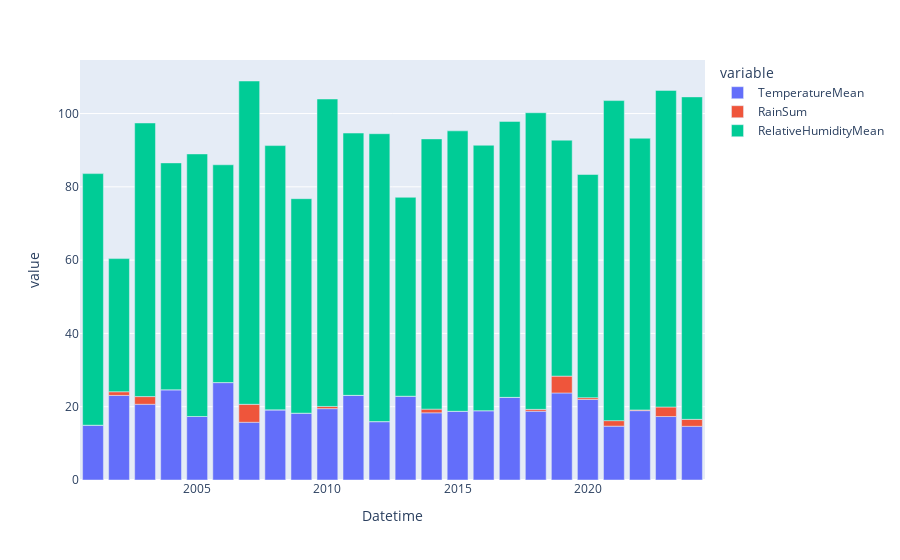

Here is the notebook cell this chart was saved with:
### Code cell
def barChart(dataset,variable,startDate,endDate,period):


    dataset["Datetime"] = pd.to_datetime(dataset["Datetime"])
    daterange = pd.date_range(startDate, endDate, freq=period)

    filtered_dataset = dataset[dataset["Datetime"].isin(daterange)]

    fig = px.bar(filtered_dataset, y=variable,x = "Datetime")
    fig.show()

startDate = pd.Timestamp("2000-01-01", tz='UTC')
endDate = pd.Timestamp("2024-07-31", tz='UTC')
variable = ["TemperatureMean","RainSum","RelativeHumidityMean"]
period = "Y"
print(barChart(dataset,variable,startDate,endDate,period))

### Figure 1 — Plotly figure (JSON) as saved in the notebook; plotly's stock layout.template omitted (floating-point values rounded to 4 significant figures)
{"data": [{"alignmentgroup": "True", "hovertemplate": "variable=TemperatureMean<br>Datetime=%{x}<br>value=%{y}<extra></extra>", "legendgroup": "TemperatureMean", "marker": {"color": "#636efa", "pattern": {"shape": ""}}, "name": "TemperatureMean", "offsetgroup": "TemperatureMean", "orientation": "v", "showlegend": true, "textposition": "auto", "type": "bar", "x": ["2000-12-31T00:00:00+00:00", "2001-12-31T00:00:00+00:00", "2002-12-31T00:00:00+00:00", "2003-12-31T00:00:00+00:00", "2004-12-31T00:00:00+00:00", "2005-12-31T00:00:00+00:00", "2006-12-31T00:00:00+00:00", "2007-12-31T00:00:00+00:00", "2008-12-31T00:00:00+00:00", "2009-12-31T00:00:00+00:00", "2010-12-31T00:00:00+00:00", "2011-12-31T00:00:00+00:00", "2012-12-31T00:00:00+00:00", "2013-12-31T00:00:00+00:00", "2014-12-31T00:00:00+00:00", "2015-12-31T00:00:00+00:00", "2016-12-31T00:00:00+00:00", "2017-12-31T00:00:00+00:00", "2018-12-31T00:00:00+00:00", "2019-12-31T00:00:00+00:00", "2020-12-31T00:00:00+00:00", "2021-12-31T00:00:00+00:00", "2022-12-31T00:00:00+00:00", "2023-12-31T00:00:00+00:00"], "xaxis": "x", "y": [14.96, 23.08, 20.66, 24.62, 17.33, 26.59, 15.75, 19.15, 18.24, 19.47, 23.1, 15.93, 22.86, 18.34, 18.75, 18.92, 22.55, 18.77, 23.75, 21.96, 14.7, 18.93, 17.32, 14.65], "yaxis": "y"}, {"alignmentgroup": "True", "hovertemplate": "variable=RainSum<br>Datetime=%{x}<br>value=%{y}<extra></extra>", "legendgroup": "RainSum", "marker": {"color": "#EF553B", "pattern": {"shape": ""}}, "name": "RainSum", "offsetgroup": "RainSum", "orientation": "v", "showlegend": true, "textposition": "auto", "type": "bar", "x": ["2000-12-31T00:00:00+00:00", "2001-12-31T00:00:00+00:00", "2002-12-31T00:00:00+00:00", "2003-12-31T00:00:00+00:00", "2004-12-31T00:00:00+00:00", "2005-12-31T00:00:00+00:00", "2006-12-31T00:00:00+00:00", "2007-12-31T00:00:00+00:00", "2008-12-31T00:00:00+00:00", "2009-12-31T00:00:00+00:00", "2010-12-31T00:00:00+00:00", "2011-12-31T00:00:00+00:00", "2012-12-31T00:00:00+00:00", "2013-12-31T00:00:00+00:00", "2014-12-31T00:00:00+00:00", "2015-12-31T00:00:00+00:00", "2016-12-31T00:00:00+00:00", "2017-12-31T00:00:00+00:00", "2018-12-31T00:00:00+00:00", "2019-12-31T00:00:00+00:00", "2020-12-31T00:00:00+00:00", "2021-12-31T00:00:00+00:00", "2022-12-31T00:00:00+00:00", "2023-12-31T00:00:00+00:00"], "xaxis": "x", "y": [0, 1, 2.1, 0, 0, 0, 4.9, 0, 0, 0.6, 0, 0, 0, 1, 0, 0, 0, 0.5, 4.6, 0.5, 1.5, 0.2, 2.6, 1.9], "yaxis": "y"}, {"alignmentgroup": "True", "hovertemplate": "variable=RelativeHumidityMean<br>Datetime=%{x}<br>value=%{y}<extra></extra>", "legendgroup": "RelativeHumidityMean", "marker": {"color": "#00cc96", "pattern": {"shape": ""}}, "name": "RelativeHumidityMean", "offsetgroup": "RelativeHumidityMean", "orientation": "v", "showlegend": true, "textposition": "auto", "type": "bar", "x": ["2000-12-31T00:00:00+00:00", "2001-12-31T00:00:00+00:00", "2002-12-31T00:00:00+00:00", "2003-12-31T00:00:00+00:00", "2004-12-31T00:00:00+00:00", "2005-12-31T00:00:00+00:00", "2006-12-31T00:00:00+00:00", "2007-12-31T00:00:00+00:00", "2008-12-31T00:00:00+00:00", "2009-12-31T00:00:00+00:00", "2010-12-31T00:00:00+00:00", "2011-12-31T00:00:00+00:00", "2012-12-31T00:00:00+00:00", "2013-12-31T00:00:00+00:00", "2014-12-31T00:00:00+00:00", "2015-12-31T00:00:00+00:00", "2016-12-31T00:00:00+00:00", "2017-12-31T00:00:00+00:00", "2018-12-31T00:00:00+00:00", "2019-12-31T00:00:00+00:00", "2020-12-31T00:00:00+00:00", "2021-12-31T00:00:00+00:00", "2022-12-31T00:00:00+00:00", "2023-12-31T00:00:00+00:00"], "xaxis": "x", "y": [68.65, 36.33, 74.66, 61.91, 71.65, 59.43, 88.23, 72.11, 58.53, 83.9, 71.58, 78.56, 54.28, 73.75, 76.52, 72.43, 75.3, 80.95, 64.39, 60.9, 87.33, 74.14, 86.4, 88.0], "yaxis": "y"}], "layout": {"barmode": "relative", "legend": {"title": {"text": "variable"}, "tracegroupgap": 0}, "margin": {"t": 60}, "xaxis": {"anchor": "y", "domain": [0, 1], "title": {"text": "Datetime"}}, "yaxis": {"anchor": "x", "domain": [0, 1], "title": {"text": "value"}}}}
